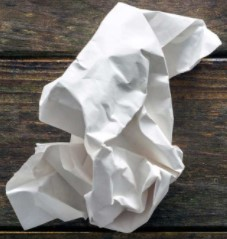
#> input picture RPS/image/Paper.jpg, 227 x 239 px; its folder holds only this picture in this run
$ jupyter execute --allow-errors Untitled.ipynb
#> lines starting #> are read from the running program, lines starting #| are printed output that depends on the picture; after the words box and inside, x2 and y2 are one past the last pixel; in counts of white or black regions, pixels touching at a corner belong together
[cell 1]
import cv2
import numpy as np
import pandas as pd
import argparse

#Creating argument parser to take image path from command line
ap = argparse.ArgumentParser()
ap.add_argument('-i', '--image', required=True, help="Image Path")
args = vars(ap.parse_args())
img_path = args['image']

#Reading the image with opencv
img = cv2.imread(img_path)
#> img is the input picture: shape (239, 227, 3); mean B, G, R 121.9, 124.9, 128

#declaring global variables (are used later on)
clicked = False
r = g = b = xpos = ypos = 0

#Reading csv file with pandas and giving names to each column
index=["color","color_name","hex","R","G","B"]
#> (the rest of this cell did not finish here and is left out)

[cell 2]
import cv2                     #old interface in old OpenCV versions was named as cv
import numpy as np
image=cv2.imread('colorpic.jpg')
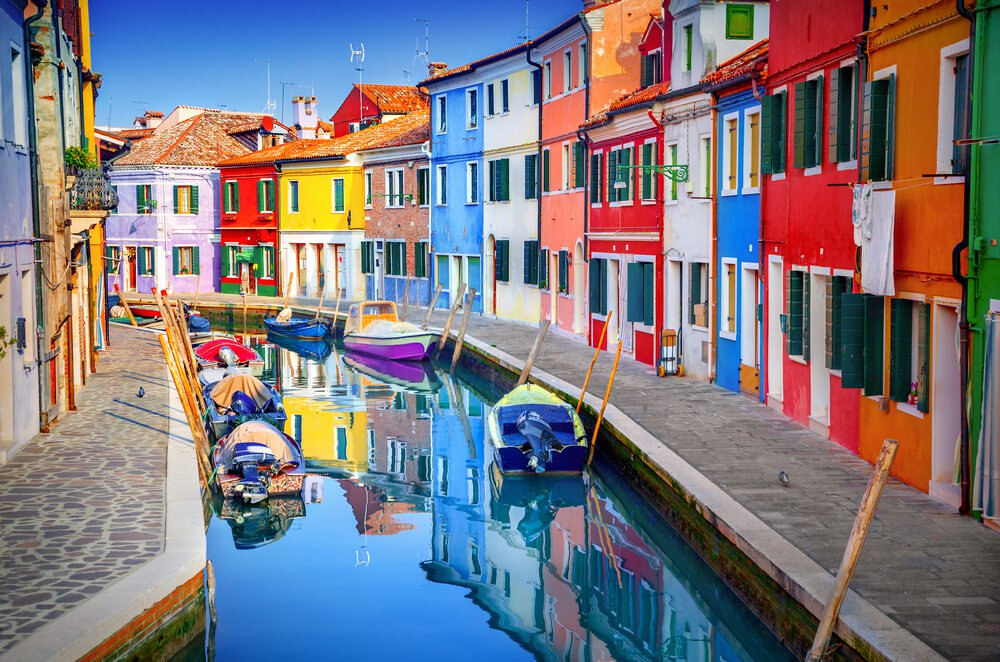
#> input picture hi/colorpic.jpg, 1000 x 662 px
#> image is the input picture: shape (662, 1000, 3); mean B, G, R 127.2, 120.1, 124.8
hsv = cv2.cvtColor(image, cv2.COLOR_BGR2HSV)
#> hsv: shape (662, 1000, 3); mean H, S, V 79.1, 119.9, 163.6
lower_range = np.array([0,100,100])
upper_range = np.array([5,255,255])
mask = cv2.inRange(hsv, lower_range, upper_range)
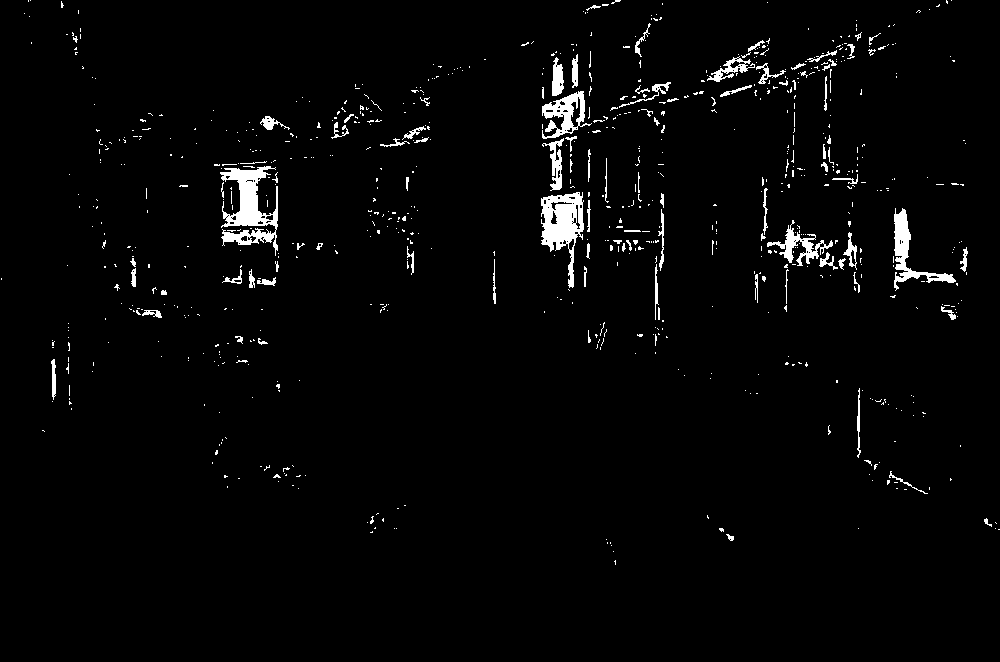
#> mask: shape (662, 1000); 2.5% white; 793 white regions (697 under 20 px), largest, box (x1, y1, x2, y2) and area: (220, 166, 278, 256) 2318, (541, 192, 584, 288) 1980, (894, 208, 956, 291) 1188
cv2.imshow('image_window_name', image)
cv2.imshow('mask_window_name', mask)
cv2.waitKey(0)
cv2.destroyAllWindows()
